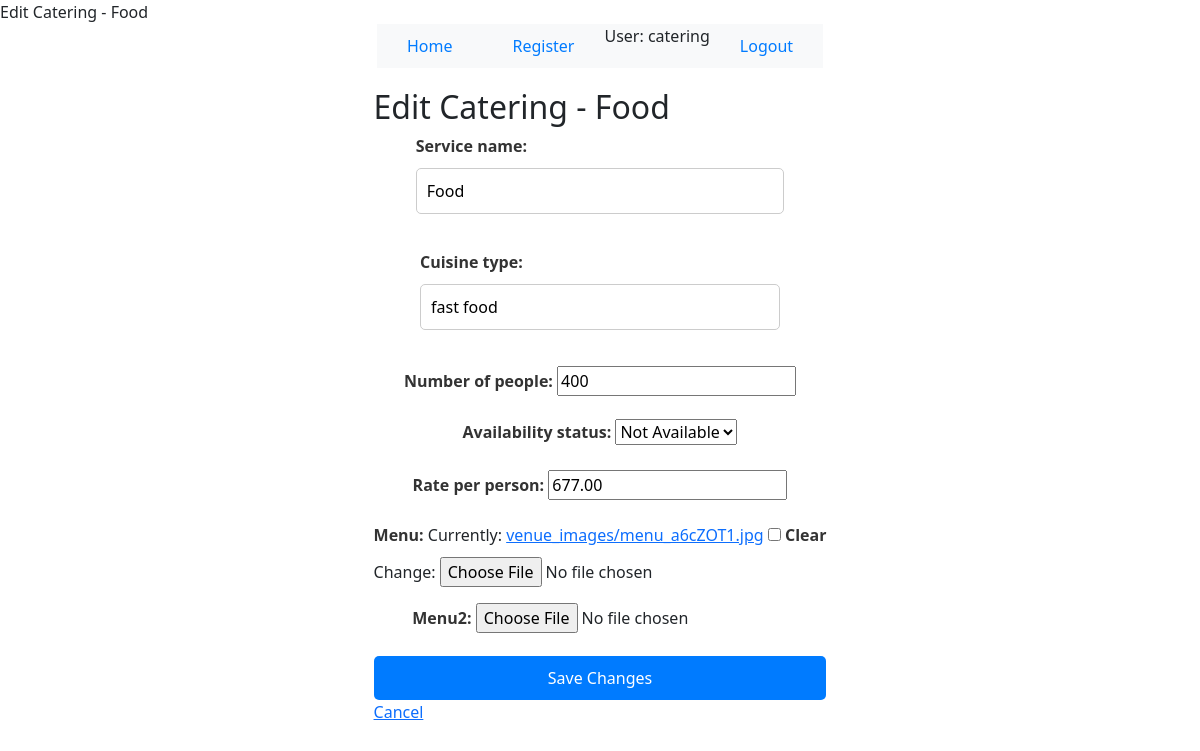
/catalog/edit_catering/3/ (signed in), run on the app's committed database.
### catalog/models.py (models this page shows, shortened)
class Catering(models.Model):
    AVAILABILITY_CHOICES = [
        ('A', 'Available'),
        ('N', 'Not Available'),
    ]
    catering_id = models.AutoField(primary_key=True)
    user_id = models.ForeignKey(settings.AUTH_USER_MODEL, on_delete=models.SET_NULL, null=True, blank=True)
    service_name = models.CharField(max_length=255)
    cuisine_type = models.CharField(max_length=255)
    number_of_people = models.PositiveIntegerField()
    availability_status = models.CharField(max_length=1, choices=AVAILABILITY_CHOICES, default='A')
    rate_per_person = models.DecimalField(max_digits=10, decimal_places=2)
    menu = models.ImageField(upload_to='venue_images/', null=True, blank=True)
    menu2 = models.ImageField(upload_to='venue_images/', null=True, blank=True)

### catalog/views.py (the view)
# urls.py: path('edit_catering/<int:catering_id>/', views.edit_catering, name='edit_catering'),
@login_required
def edit_catering(request, catering_id):
    catering = get_object_or_404(Catering, pk=catering_id, user_id=request.user)
    if request.method == 'POST':
        form = CateringForm(request.POST, request.FILES, instance=catering)
        if form.is_valid():
            form.save()  # Save the form data to update the catering record
            return redirect('catering_list')  # Redirect to the catering list page after successful editing
    else:
        form = CateringForm(instance=catering)
    return render(request, 'edit_catering.html', {'form': form, 'catering': catering})

### catalog/forms.py
class CateringForm(forms.ModelForm):
    class Meta:
        model = Catering
        fields = ['service_name', 'cuisine_type', 'number_of_people', 'availability_status', 'rate_per_person', 'menu', 'menu2']

### catalog/templates/edit_catering.html (shortened to what this page needs)
{% extends 'base_generic.html' %}
{% block title %}Edit Catering - {{ catering.service_name }}{% endblock %}
{% block content %}
  <h2>Edit Catering - {{ catering.service_name }}</h2>
  <form method="post" enctype="multipart/form-data">
    {{ form.as_p }}
    <button type="submit">Save Changes</button>
  </form>
  <a href="{% url 'catering_list' %}">Cancel</a>
{% endblock %}

### catalog/templates/base_generic.html (shortened to what this page needs)
<!DOCTYPE html>
<html lang="en">
<head>
    {% block title %}{% endblock %}
    <link href="https://cdn.jsdelivr.net/npm/bootstrap@5.3.2/dist/css/bootstrap.min.css"
          rel="stylesheet"
>
    {% load static %}
    <link rel="stylesheet" href="{% static 'css/style.css' %}" />
</head>
<body>
    <div class="container-fluid">
        <div class="row">
            <div class="col-sm-12">
                <ul class="nav">
                    <li class="nav-item">
                        <a class="nav-link" href="{% url 'index' %}">Home</a>
                    </li>
                    <li class="nav-item">
                        <a class="nav-link" href="{% url 'registration' %}">Register</a>
                    </li>
                    {% if user.is_authenticated %}
                        <li class="nav-item">User: {{ user.get_username }}</li>
                    <li class="nav-item"><a class="nav-link" href="{% url 'logout' %}?next={{ request.path }}">Logout</a></li>
                    {% else %}
                    <li class="nav-item"><a class="nav-link" href="{% url 'login' %}?next={{ request.path }}">Login</a></li>
                    {% endif %}
                </ul>
            </div>
        </div>
        <div class="row">
            <div class="col-sm-12">
                {% block content %}
                {% endblock %}
            </div>
        </div>
    </div>
</body>
</html>

### catalog/static/style.css (style rules this page uses)
.container-fluid { display: flex; flex-direction: column; align-items: center; }
.nav { background-color: #f8f9fa; display: flex; justify-content: center; margin-bottom: 20px; }
.nav li { display: inline; }
.nav-link { color: #007bff; text-decoration: none; padding: 10px 20px; margin: 0 10px; border-right: 1px solid #ccc; }
.nav-link:last-child { border-right: none; }
form { display: flex; flex-direction: column; align-items: center; width: 100%; }
form label { margin-bottom: 10px; font-weight: bold; color: #333; }
form input[type="text"], form input[type="email"], form input[type="password"] { padding: 10px; margin-bottom: 20px; border: 1px solid #ccc; border-radius: 5px; font-size: 16px; width: 100%; }
form button { padding: 10px 20px; background-color: #007bff; color: #fff; border: none; border-radius: 5px; font-size: 16px; cursor: pointer; width: 100%; }

### data on the page
Catering: service_name "Food", cuisine_type "fast food", number_of_people "400", availability_status "Not Available", rate_per_person "677.00"

### other printed values
{{ user.get_username }} "catering"
